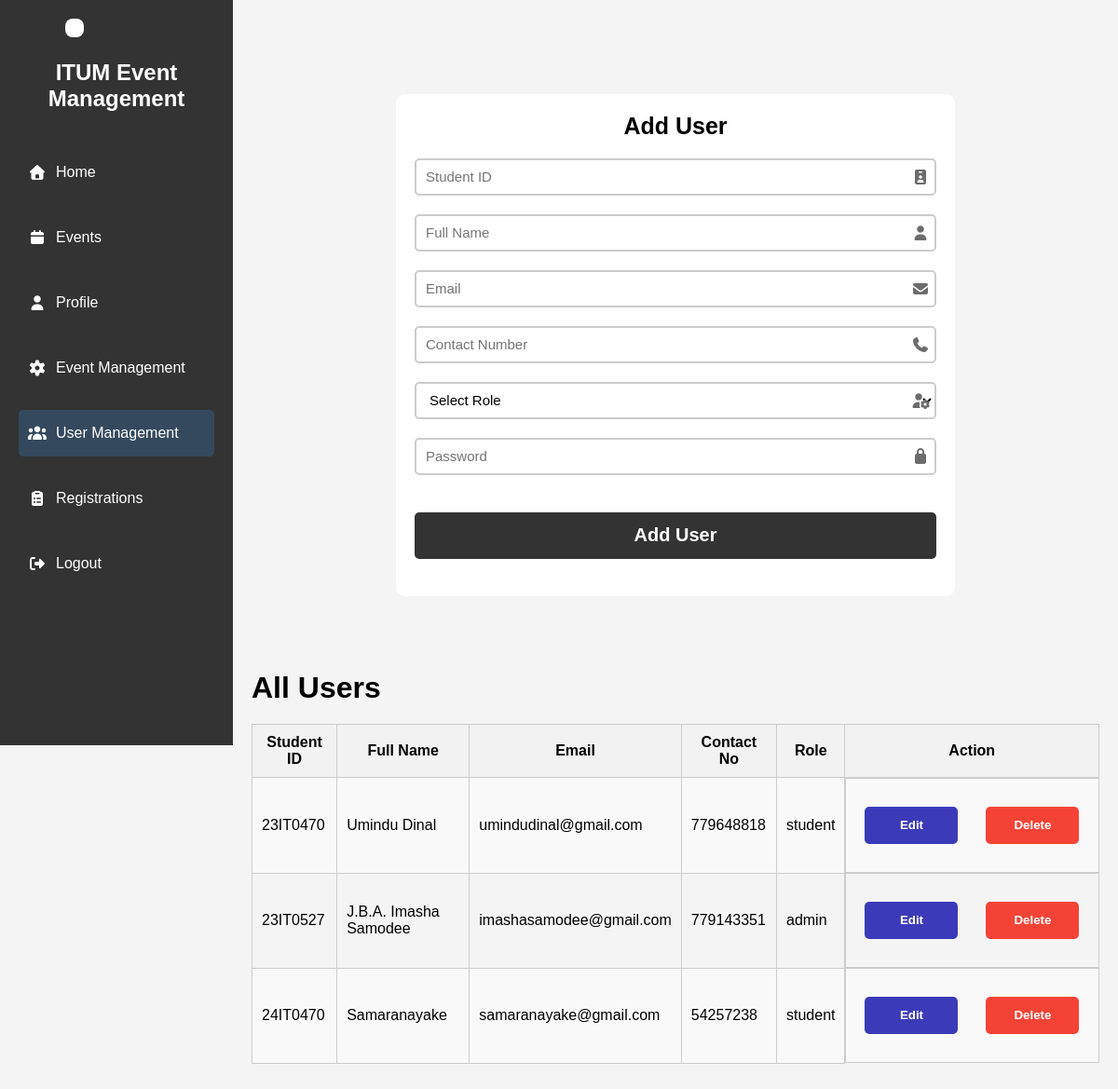
Screenshot of /api/user_management.php (signed in) with the database file from the repository.
### tables this page shows
CREATE TABLE IF NOT EXISTS `users` (
  `id` int NOT NULL AUTO_INCREMENT,
  `student_id` varchar(250) NOT NULL,
  `full_name` varchar(250) NOT NULL,
  `email` varchar(250) NOT NULL,
  `contact_no` int NOT NULL,
  `password` varchar(250) NOT NULL,
  `role` varchar(20) NOT NULL DEFAULT 'user',
  PRIMARY KEY (`id`),
  UNIQUE KEY `Student ID` (`student_id`)
);

### api/user_management.php (the view, shortened to what this page needs)
<?php
include 'connection.php';
$sql = "SELECT * FROM users ORDER BY student_id ASC";
$result = $conn->query($sql);
?>
<!DOCTYPE html>
<html lang="en">
<head>
   <link rel="stylesheet" href="dashboard_style.css">
   <link rel="stylesheet" href="../style.css">
   <link rel="stylesheet" href="https://cdnjs.cloudflare.com/ajax/libs/font-awesome/7.0.1/css/all.min.css">
</head>
<body>
   <div class="dashboard">
      <div class="sidebar">
         <div class="logo">
            <img src="https://lms.itum.mrt.ac.lk/pluginfile.php/1/theme_moove/logo/1717571353/site-logo.png" alt="">
         </div>
         <h2>ITUM Event Management</h2>
         <ul>
            <li><a href="dashboard.php"><i class="fa-solid fa-home"></i> Home</a></li>
            <li><a href="event.php"><i class="fa-solid fa-calendar"></i> Events</a></li>
            <li><a href="profile.php"><i class="fa-solid fa-user"></i> Profile</a></li>
            <?php if(isset($_SESSION['role']) && $_SESSION['role'] == 'admin'): ?>
               <li><a href="event_management.php"><i class="fa-solid fa-gear"></i> Event Management</a></li>
               <li><a href="user_management.php" class="active"><i class="fa-solid fa-users"></i> User Management</a></li>
               <li><a href="registrations.php"><i class="fa-solid fa-clipboard-list"></i> Registrations</a></li>
            <?php endif; ?>
            <li><a href="logout.php"><i class="fa-solid fa-right-from-bracket"></i> Logout</a></li>
         </ul>
      </div>
      <div class="main-content">
         <div class="wrapper" style="background: none; margin-top: -50px;">
            <form method="POST" style="box-shadow: none; background:#fff; width: 600px; padding:20px; border-radius:10px;">
               <h1>Add User</h1>
               <div class="input-box">
                  <input type="text" placeholder="Student ID" name="student_id" required>
                  <i class="fa-solid fa-id-badge"></i>
               </div>
               <div class="input-box">
                  <input type="text" placeholder="Full Name" name="full_name" required>
                  <i class="fa-solid fa-user"></i>
               </div>
               <div class="input-box">
                  <input type="email" placeholder="Email" name="email" required>
                  <i class="fa-solid fa-envelope"></i>
               </div>
               <div class="input-box">
                  <input type="text" placeholder="Contact Number" name="contact_no">
                  <i class="fa-solid fa-phone"></i>
               </div>
               <div class="input-box">
                  <select name="role" required>
                     <option value="" disabled selected>Select Role</option>
                  </select>
                  <i class="fa-solid fa-user-gear"></i>
               </div>
               <div class="input-box">
                  <input type="password" placeholder="Password" name="password" required>
                  <i class="fa-solid fa-lock"></i>
               </div>
               <button type="submit" class="btn" name="add_user">Add User</button>
            </form>
         </div>
         <div class="table" style="margin-top: 50px;">
            <h1>All Users</h1>
            <?php if($result->num_rows > 0): ?>
               <table>
                  <tr>
                     <th>Student ID</th>
                     <th>Full Name</th>
                     <th>Email</th>
                     <th>Contact No</th>
                     <th>Role</th>
                     <th>Action</th>
                  </tr>
                  <?php while($row = $result->fetch_assoc()): ?>
                     <tr>
                        <td><?php echo htmlspecialchars($row['student_id']); ?></td>
                        <td><?php echo htmlspecialchars($row['full_name']); ?></td>
                        <td><?php echo htmlspecialchars($row['email']); ?></td>
                        <td><?php echo htmlspecialchars($row['contact_no']); ?></td>
                        <td><?php echo htmlspecialchars($row['role']); ?></td>
                        <td class="action-buttons">
                           <button type="button" class="action-btn edit-btn" onclick="openEditForm('<?php echo $row['student_id']; ?>','<?php echo htmlspecialchars($row['full_name']); ?>','<?php echo htmlspecialchars($row['email']); ?>','<?php echo htmlspecialchars($row['contact_no']); ?>','<?php echo htmlspecialchars($row['role']); ?>')">Edit</button>
                           <a href="user_management.php?delete_id=<?php echo $row['student_id']; ?>" onclick="return confirm('Are you sure you want to delete this user?');">
                              <button type="button" class="action-btn delete-btn">Delete</button>
                           </a>
                        </td>
                     </tr>
                  <?php endwhile; ?>
               </table>
            <?php else: ?>
               <p>No users found.</p>
            <?php endif; ?>
         </div>
      </div>
   </div>
</body>
</html>

### api/dashboard_style.css (style rules this page uses)
* { margin: 0; padding: 0; box-sizing: border-box; font-family: Arial, sans-serif; }
body { background-color: #f4f4f4; }
.dashboard { display: flex; }
.sidebar { width: 250px; background-color: #333; color: white; height: 100vh; position: fixed; padding-top: 20px; }
.sidebar .logo { text-align: center; margin-bottom: 20px; }
.sidebar .logo img { width: 200px; height: auto; background: #fff; padding: 10px; border-radius: 8px; }
.sidebar h2 { text-align: center; margin-bottom: 30px; }
.sidebar ul { list-style: none; }
.sidebar ul li { padding: 10px 20px; }
.sidebar ul li a { color: white; text-decoration: none; height: 50px; display: flex; align-items: center; padding: 10px; }
.sidebar ul li a i { margin-right: 10px; }
.sidebar ul li a:hover, .sidebar ul li a.active { background-color: #34495e; border-radius: 5px; }
.main-content { margin-left: 250px; padding: 20px; width: calc(100% - 250px); padding-bottom: 40px; }
table { width: 100%; border-collapse: collapse; margin-top: 20px; }
th, td { border: 1px solid #ccc; padding: 10px; text-align: left; }
th { background-color: #f2f2f2; text-align: center; }
tr:nth-child(even) { background-color: #f9f9f9; }
.wrapper { margin-bottom: -100px; margin-top: -100px; }
.table .action-buttons { display: flex; gap: 10px; }
.table .action-buttons .action-btn { background: #333; width: 100px; height: 40px; padding-top: 12px; border: none; border-radius: 5px; cursor: pointer; color: white; }
.table .action-buttons .action-btn.edit-btn { background-color: rgb(59, 59, 186); }
.table .action-buttons .action-btn.delete-btn { background-color: #f44336; }

### style.css (style rules this page uses)
* { margin: 0; padding: 0; box-sizing: border-box; font-family: sans-serif; }
.logo { width: 160px; cursor: pointer; border-radius: 10px; }
button { width: 200px; padding: 15px 0; text-align: center; margin: 20px 10px; border-radius: 25px; font-weight: bold; border: 2px solid #009688; background: transparent; color: #fff; cursor: pointer; position: relative; overflow: hidden; }
.wrapper { display: flex; justify-content: center; align-items: center; height: 100vh; background: #ccc; }
.wrapper form { background: #fff; padding: 50px; border-radius: 20px; width: 500px; box-shadow: 0 5px 10px rgba(0,0,0,0.5); position: relative; }
.wrapper form h1 { font-size: 25px; margin-bottom: 20px; text-align: center; }
.wrapper form .input-box { width: 100%; height: 40px; margin-bottom: 20px; border: 2px solid #ccc; border-radius: 5px; position: relative; }
.wrapper form .input-box input, .wrapper form .input-box textarea, .wrapper form .input-box select { width: 100%; height: 100%; border: none; outline: none; background: none; padding: 0 10px; font-size: 15px; }
.wrapper form .input-box i { position: absolute; right: 5px; color: #6d6c6c; top: 50%; transform: translateY(-50%); }
.wrapper form button { width: 100%; margin: 0; margin-top: 20px; margin-bottom: 20px; background: #333; border: none; font-size: 20px; padding: 0; height: 50px; border-radius: 5px; }

### rows the page displays
users: student "23IT0470", full_name "Umindu Dinal", email "umindudinal@gmail.com", contact_no "779648818", role "student"
users: student "23IT0527", full_name "J.B.A. Imasha Samodee", email "imashasamodee@gmail.com", contact_no "779143351", role "admin"
users: student "24IT0470", full_name "Samaranayake", email "samaranayake@gmail.com", contact_no "54257238", role "student"
